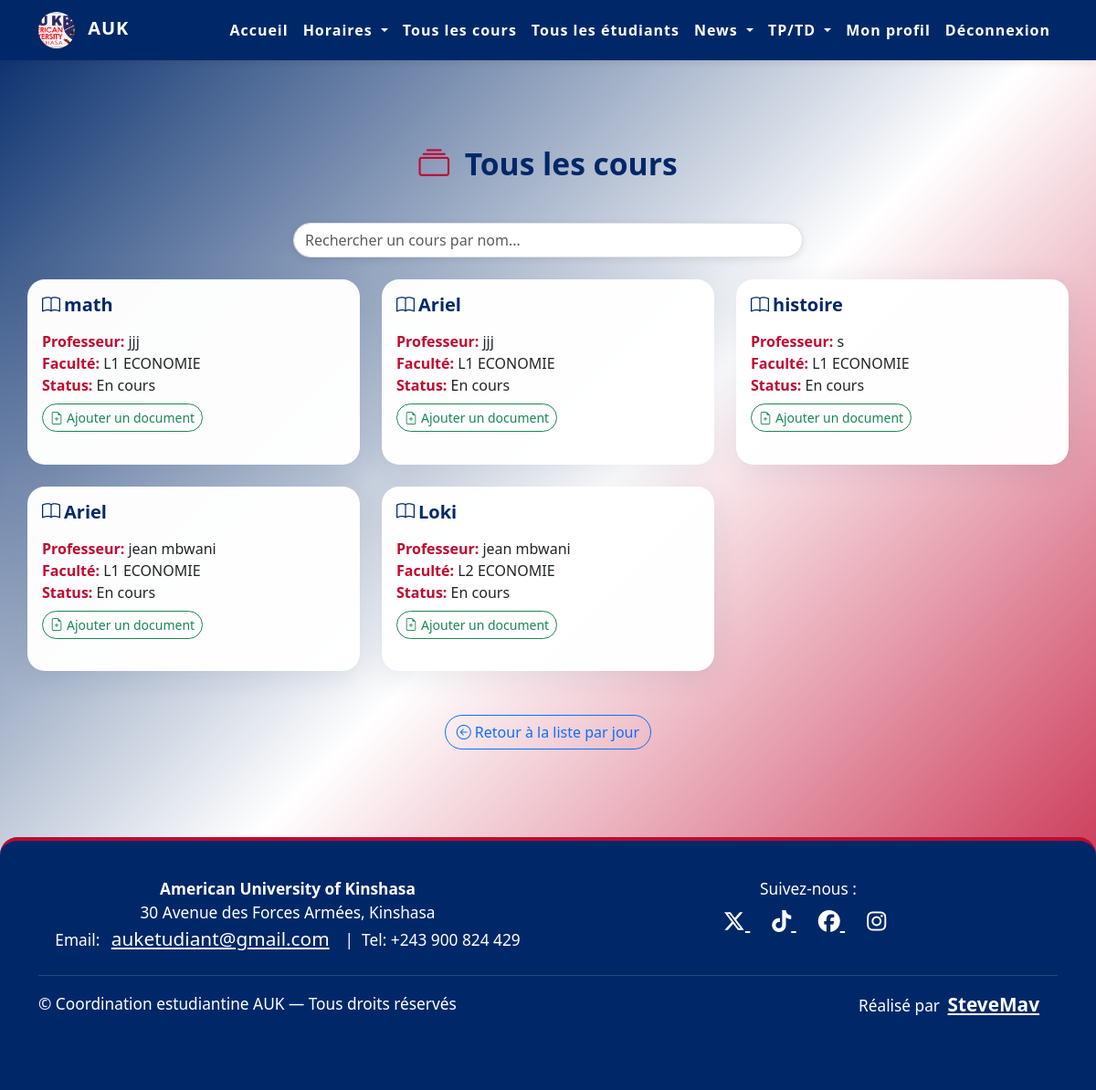
The app's page /schedule/course/ (signed in), older data.
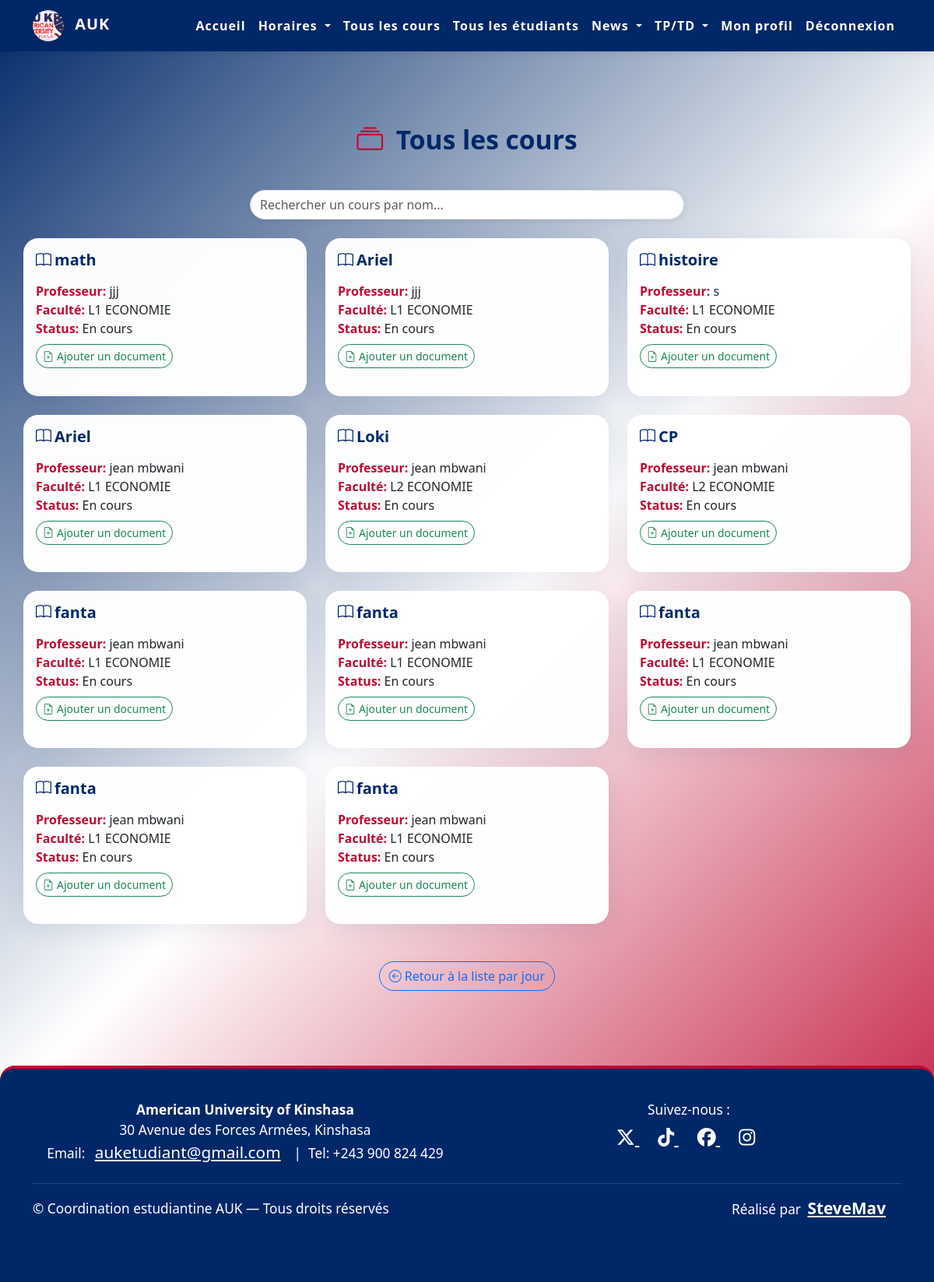
The same page, newer data.
### schedule/models.py (models this page shows, shortened)
class Course(models.Model):
    name = models.CharField(max_length=255)
    professor = models.CharField(max_length=255)
    total_hours = models.IntegerField(null=True, blank=True)
    faculty = models.ForeignKey(Faculty, on_delete=models.CASCADE)
    finished = models.BooleanField(default=False)

class Faculty(models.Model):
    name = models.CharField(max_length=255)
    level = models.CharField(max_length=255, null=True, blank=True)
    head_of_faculty = models.CharField(max_length=255, null=True, blank=True)

### schedule/views.py (the view)
# urls.py: path('course/', views.all_courses_view, name='all_courses'),
@login_required
def all_courses_view(request):
    user = request.user
    if user.is_superuser:
        courses = Course.objects.all().prefetch_related('files', 'faculty')
    elif hasattr(user, 'cpprofile'):
        courses = Course.objects.filter(faculty=user.cpprofile.faculty).prefetch_related('files', 'faculty')
    else:
        try:
            faculty = UserProfile.objects.get(user=user).faculty
            courses = Course.objects.filter(faculty=faculty).prefetch_related('files', 'faculty')
        except (UserProfile.DoesNotExist, ObjectDoesNotExist):
            courses = Course.objects.none()
    return render(request, 'schedule/all_courses.html', {'courses': courses})

### schedule/templatetags/schedule_tags.py (called while the page is built)
@register.filter
def basename(value):
    return os.path.basename(value)

### schedule/templates/schedule/all_courses.html (shortened to what this page needs)
{% load schedule_tags %}
{% load static %}
<!DOCTYPE html>
<html>
<head>
    <link href="https://cdn.jsdelivr.net/npm/bootstrap@5.3.0/dist/css/bootstrap.min.css" rel="stylesheet">
    <link href="https://cdn.jsdelivr.net/npm/bootstrap-icons@1.10.5/font/bootstrap-icons.css" rel="stylesheet">
    <link rel="stylesheet" href="{% static 'css/styles.css' %}">
</head>
<body class="d-flex flex-column min-vh-100">
    {% include 'navbar.html' %}
    <main class="flex-grow-1">
    <div class="container py-5 px-2 px-md-0">
        <div class="courses-title">
            <i class="bi bi-collection me-2" style="color:#bf0a30;"></i>
            Tous les cours
        </div>
        <div class="row mb-4 justify-content-center">
            <div class="col-12 col-md-8 col-lg-6">
                <input type="text" id="searchCourseInput" class="form-control rounded-pill shadow-sm" placeholder="Rechercher un cours par nom...">
            </div>
        </div>
        <div class="row">
            {% for course in courses %}
            <div class="col-md-4 mb-4">
                <div class="card course-card h-100">
                    <div class="card-body">
                        <h5 class="card-title mb-3">
                            <a href="#" data-bs-toggle="modal" data-bs-target="#modalCourseFiles{{ course.id }}">
                                <i class="bi bi-book me-1"></i>{{ course.name }}
                            </a>
                        </h5>
                        <p class="card-text mb-2">
                            <strong>Professeur:</strong> {{ course.professor }}<br>
                            <strong>Faculté:</strong> {{ course.faculty.name }}<br>
                            <strong>Status:</strong> {{ course.finished|yesno:"Terminé,En cours" }}
                        </p>
                        {% if perms.schedule.add_coursefile %}
                            {% with "Ajouter un document" as btn_text %}
                                <button type="button" class="btn btn-outline-success btn-sm add-pdf-btn" data-bs-toggle="modal" data-bs-target="#modalCourseFiles{{ course.id }}">
                                    <i class="bi bi-file-earmark-plus me-1"></i>{{ btn_text }}
                                </button>
                            {% endwith %}
                        {% else %}
                            {% with "Voir les documents" as btn_text %}
                                <button type="button" class="btn btn-outline-primary btn-sm add-pdf-btn" data-bs-toggle="modal" data-bs-target="#modalCourseFiles{{ course.id }}">
                                    <i class="bi bi-file-earmark-text me-1"></i>{{ btn_text }}
                                </button>
                            {% endwith %}
                        {% endif %}
                    </div>
                </div>
            </div>
            {% endfor %}
        </div>
        <div class="text-center">
            <a href="{% url 'schedule:course_list' %}" class="btn btn-outline-primary back-btn mt-4">
                <i class="bi bi-arrow-left-circle me-1"></i>Retour à la liste par jour
            </a>
        </div>
    </div>
    </main>
    {% include 'footer.html' %}
</body>
</html>

Row changes from the older to the newer data that the page shows:
added Course: name "CP", professor "jean mbwani", faculty.name "L2 ECONOMIE", finished "En cours", btn_text "Ajouter un document"
added Course: name "fanta", professor "jean mbwani", faculty.name "L1 ECONOMIE", finished "En cours", btn_text "Ajouter un document"
added Course: name "fanta", professor "jean mbwani", faculty.name "L1 ECONOMIE", finished "En cours", btn_text "Ajouter un document"
added Course: name "fanta", professor "jean mbwani", faculty.name "L1 ECONOMIE", finished "En cours", btn_text "Ajouter un document"
added Course: name "fanta", professor "jean mbwani", faculty.name "L1 ECONOMIE", finished "En cours", btn_text "Ajouter un document"
added Course: name "fanta", professor "jean mbwani", faculty.name "L1 ECONOMIE", finished "En cours", btn_text "Ajouter un document"
